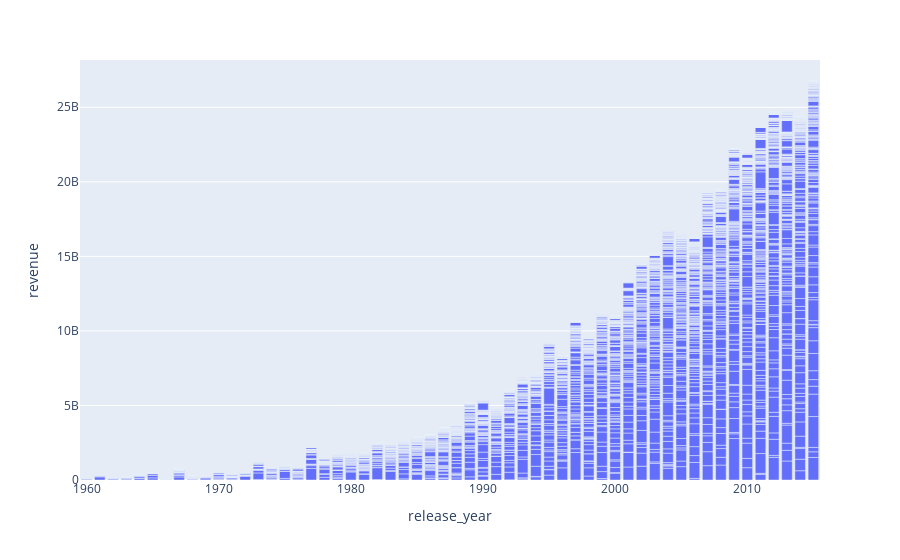

The cell this chart's notebook holds for it:
### Code cell
fig = px.bar(df, x='release_year', y='revenue')
fig.show()

### Figure 1 — Plotly figure (JSON) as saved in the notebook; plotly's stock layout.template omitted (floating-point values rounded to 4 significant figures; data arrays with more than 128 entries replaced by an {"elided": "..."} marker saying what was removed)
{"data": [{"alignmentgroup": "True", "hovertemplate": "release_year=%{x}<br>revenue=%{y}<extra></extra>", "legendgroup": "", "marker": {"color": "#636efa", "pattern": {"shape": ""}}, "name": "", "offsetgroup": "", "orientation": "v", "showlegend": false, "textposition": "auto", "type": "bar", "x": {"elided": "10866 int values"}, "xaxis": "x", "y": {"elided": "10866 int values"}, "yaxis": "y"}], "layout": {"barmode": "relative", "legend": {"tracegroupgap": 0}, "margin": {"t": 60}, "xaxis": {"anchor": "y", "domain": [0, 1], "title": {"text": "release_year"}}, "yaxis": {"anchor": "x", "domain": [0, 1], "title": {"text": "revenue"}}}}
